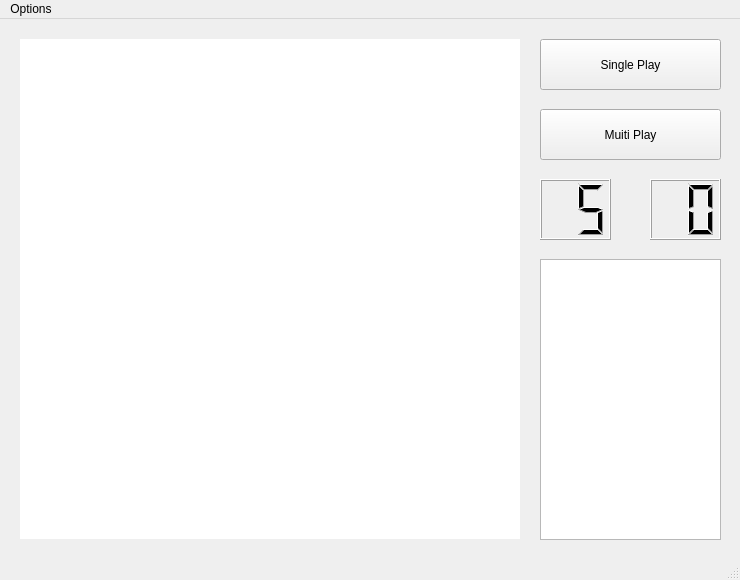
<?xml version="1.0" encoding="UTF-8"?>
<ui version="4.0">
 <class>MainWindow</class>
 <widget class="QMainWindow" name="MainWindow">
  <property name="windowModality">
   <enum>Qt::NonModal</enum>
  </property>
  <property name="geometry">
   <rect>
    <x>0</x>
    <y>0</y>
    <width>740</width>
    <height>580</height>
   </rect>
  </property>
  <property name="sizePolicy">
   <sizepolicy hsizetype="Preferred" vsizetype="Preferred">
    <horstretch>0</horstretch>
    <verstretch>0</verstretch>
   </sizepolicy>
  </property>
  <property name="minimumSize">
   <size>
    <width>740</width>
    <height>580</height>
   </size>
  </property>
  <property name="maximumSize">
   <size>
    <width>740</width>
    <height>580</height>
   </size>
  </property>
  <property name="windowTitle">
   <string>Connect6</string>
  </property>
  <widget class="QWidget" name="centralwidget">
   <widget class="QPushButton" name="pbSinglePlayButton">
    <property name="geometry">
     <rect>
      <x>540</x>
      <y>20</y>
      <width>181</width>
      <height>51</height>
     </rect>
    </property>
    <property name="sizePolicy">
     <sizepolicy hsizetype="Preferred" vsizetype="Preferred">
      <horstretch>0</horstretch>
      <verstretch>0</verstretch>
     </sizepolicy>
    </property>
    <property name="text">
     <string>Single Play</string>
    </property>
   </widget>
   <widget class="QLCDNumber" name="lcdNumber">
    <property name="geometry">
     <rect>
      <x>540</x>
      <y>160</y>
      <width>71</width>
      <height>61</height>
     </rect>
    </property>
    <property name="digitCount">
     <number>2</number>
    </property>
    <property name="intValue" stdset="0">
     <number>5</number>
    </property>
   </widget>
   <widget class="QLCDNumber" name="lcdNumber_2">
    <property name="geometry">
     <rect>
      <x>650</x>
      <y>160</y>
      <width>71</width>
      <height>61</height>
     </rect>
    </property>
    <property name="toolTipDuration">
     <number>-1</number>
    </property>
    <property name="smallDecimalPoint">
     <bool>false</bool>
    </property>
    <property name="digitCount">
     <number>2</number>
    </property>
    <property name="intValue" stdset="0">
     <number>0</number>
    </property>
   </widget>
   <widget class="QGraphicsView" name="gvConnect6Board">
    <property name="enabled">
     <bool>true</bool>
    </property>
    <property name="geometry">
     <rect>
      <x>20</x>
      <y>20</y>
      <width>500</width>
      <height>500</height>
     </rect>
    </property>
    <property name="sizePolicy">
     <sizepolicy hsizetype="Preferred" vsizetype="Preferred">
      <horstretch>0</horstretch>
      <verstretch>0</verstretch>
     </sizepolicy>
    </property>
    <property name="frameShape">
     <enum>QFrame::NoFrame</enum>
    </property>
   </widget>
   <widget class="QPushButton" name="pbMultiPlayButton">
    <property name="geometry">
     <rect>
      <x>540</x>
      <y>90</y>
      <width>181</width>
      <height>51</height>
     </rect>
    </property>
    <property name="sizePolicy">
     <sizepolicy hsizetype="Preferred" vsizetype="Preferred">
      <horstretch>0</horstretch>
      <verstretch>0</verstretch>
     </sizepolicy>
    </property>
    <property name="text">
     <string>Muiti Play</string>
    </property>
   </widget>
   <widget class="QTextEdit" name="txedMsg">
    <property name="geometry">
     <rect>
      <x>540</x>
      <y>240</y>
      <width>181</width>
      <height>281</height>
     </rect>
    </property>
    <property name="readOnly">
     <bool>true</bool>
    </property>
   </widget>
  </widget>
  <widget class="QMenuBar" name="menubar">
   <property name="geometry">
    <rect>
     <x>0</x>
     <y>0</y>
     <width>740</width>
     <height>22</height>
    </rect>
   </property>
   <widget class="QMenu" name="menuOptions">
    <property name="title">
     <string>Options</string>
    </property>
    <addaction name="actionDiscard"/>
   </widget>
   <addaction name="menuOptions"/>
  </widget>
  <widget class="QStatusBar" name="statusbar"/>
  <action name="actionDiscard">
   <property name="text">
    <string>Discard or Quit</string>
   </property>
  </action>
 </widget>
 <resources/>
 <connections/>
</ui>
